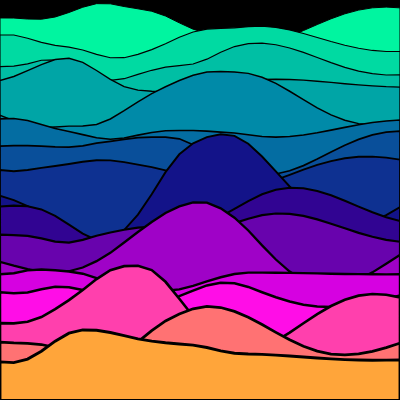
Frame 1 (no input)
Frame 60 (no input): identical to frame 1, image omitted
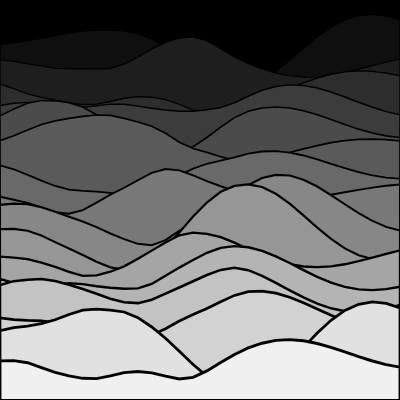
Frame 120 (the mouse pressed at the canvas centre since frame 60)

The p5.js sketch that drew these frames (run headless with seeded random() and noise() and a simulated clock; from frame 60 on, the mouse is pressed at the canvas centre):

// p5.js sketch
// ── sketch.js
const N = 30; 
const NL = 17; 
var pal; 

function interpLine(v1, v2, weight) {
    let ret = new Array();
    let anti_weight; 
    for (let i=0 ; i<max(v1.length, v2.length) ; ++i) {
	let a = v1[i] || v2[i] || 0;
	let b = v2[i] || v1[i] || 0;
	ret.push(a * weight + b * anti_weight);
    }
    return ret; 
}

function smoothLine(v) {
    let ret = new Array();
    for (let i=0 ; i<v.length ; ++i) {
	ret.push((v[i]+v[i+1]) / 2)
    }
    return ret;
}

function makeLine(n) {
    let v = new Array();
    let dy = 0;
    let y = 0;
    for (let i=0 ; i<=n+1 ; ++i) {
	dy = dy * 0.9 - y / 10;
	if (i < n - 10) {
	    dy = dy + random(-5, 5);      
	}
	y = y + dy;
	v.push(y);
    }
    return smoothLine(smoothLine(v));
}

function drawLine(v, dx, y) {
    beginShape();
    vertex(0, height-1);
    for (let i=0 ; i<N ; ++i) {
	vertex(i * dx, y + v[i])
    }
    vertex((N-1) * dx, height-1);
    endShape();
}

function mousePressed() {
    pal = getRandomPalette();
    
    let dx = width / (N-1);
    let dy = height / (NL + 2);
    background(0);
    for (let j=0 ; j<NL ; ++j) {
	strokeWeight(2 * j / NL + 1);
	fill(lerpPal(pal, j / NL));
	let y = (j + 1) * dy;
	let v = makeLine(N);
	drawLine(v, dx, y);
    }
}
function setup() {
    createCanvas(400, 400);
    mousePressed();
}

function draw() {
}

// ── color.js
const palette_strings = {
    //https://lospec.com/palette-list ones
    mondrian:'000000,FF0000,FFFF00,0000FF,FFFFFF',
    sunset:'FF150c21,FF332232,FF703c67,FF5a2d2a,FFb15b35,FFeaa44a,FFf0ce6e,FFfcf8f4',
    purple: 'FF381a31,FF8e43a1,FFe9edff,FFcaa860', 
    red:'FF6a063a,FFac4859,FFfc948e,FFffe1da',
    black_white:'FF000000,FFffffff',
    
    //chatgpt ones 
    tranquil_lake:'#92A8D1,#034F84,#76C7C0,#D9BF77,#B5AE4E',
    pastel_dream: "#FFD1DC,#FFB7B2,#FFDB58,#C9FFA2,#B2B2B2",
    ocean_breeze: "#83C5BE,#6A0572,#AB83A1,#F7C5D1,#FFE156",
    sunset_serenity: "#FF9068,#FFDCA8,#9AD1D4,#5E4B56,#2F2F2F",
    mystical_forest: "#32533D,#61845F,#B9A48A,#E9B44C,#A23B72",
    electric_vibes: "#00F5A0,#0083A8,#150485,#FF00F5,#FFD800",
    cherry_blossom: "#FF9AA2,#FFB7B2,#FFDAC1,#E2F0CB,#B5EAD7",
    galactic_explorer: "#001F3F,#003366,#C4DEF6,#2ECC40,#FF4136",
    golden_hour: "#FFB86F,#D8A07E,#5E5757,#005D63,#008891",
    purple_haze: "#23022E,#570E37,#840038,#BD1550,#E97F5F"

};

const hex_decode = {"0":0, "1":1, "2":2, "3":3, "4":4, "5":5,
		    "6":6, "7":7, "8":8, "9":9, a:10, b:11, 
		    c:12, d:13, e:14, f:15}

function hexDecode(s) {
    s = s.toLowerCase();
    let ret = 0;
    let mult = 1;
    for (let i=s.length - 1 ; i>=0 ; --i) {
	ret = ret + hex_decode[s[i]] * mult
	mult = mult * 16
    }
    return ret;
}

function makePal(palette_string) {
    let s = palette_string.split("\n");
    if (s.length == 1) {
	s = s[0].split(",");
    }
    let ret = [];
    for (let i=0 ; i<s.length ; ++i) {
	let c = s[i]
	if (c.length == 8) {
	    c = c.substring(2, 8);
	}
	if (c.length == 7) {
	    c = c.substring(1);
	}
	ret[i] = color(hexDecode(c.substring(0, 2)), 
		       hexDecode(c.substring(2, 4)), 
		       hexDecode(c.substring(4, 6)))
    }
    return ret
}


function getPal(palette_name) {
    let ret = makePal(palette_strings[palette_name])
    return ret
}

function getRandomPalette() {
    let col_name = random(Object.keys(palette_strings));
    getRandomPalette.col_name = col_name
    return makePal(palette_strings[col_name]);
}

function lerpPal(pal, val) {
    if (val <= 0.0001) {
	return pal[0];
    }
    if (val >= 0.99999) {
	return pal[pal.length - 1];
    }
    let index1 = floor(val * (pal.length - 1));
    let index2 = index1 + 1;
    let weight = (val * (pal.length - 1)) % 1;
    return lerpColor(pal[index1], pal[index2], weight);
}

function lerpPalRot(pal, val) {
    pal2 = [...pal];
    pal2.push(pal[0])
    return lerpPal(pal2, val - floor(val));
}
